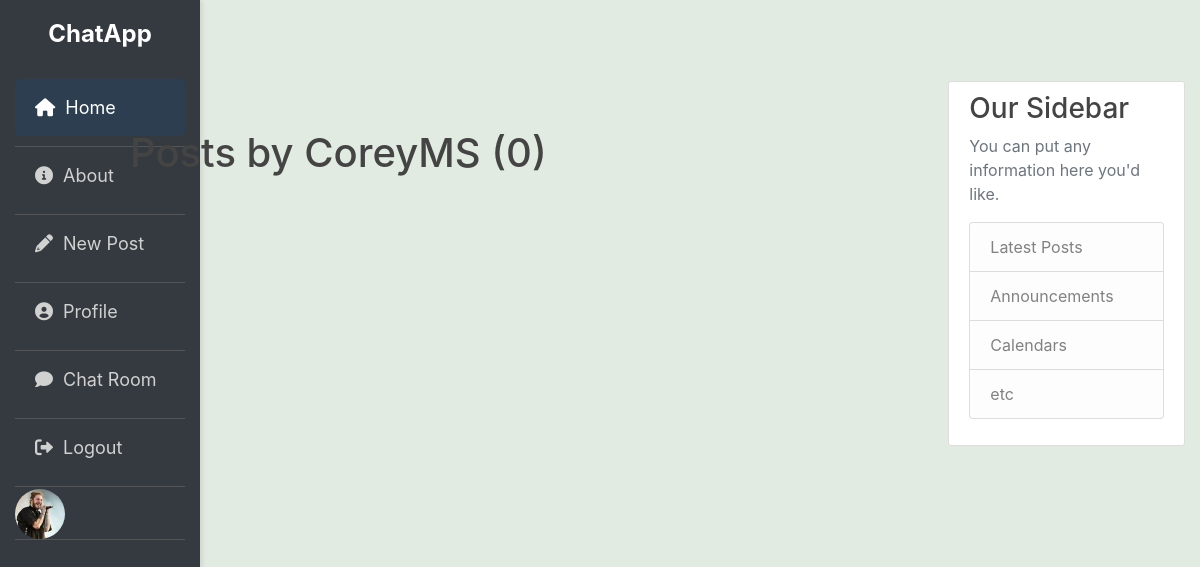
/user/CoreyMS (signed in), run on the app's committed database.
### flaskblog/models.py (models this page shows, shortened)
class User(db.Model, UserMixin):
    id = db.Column(db.Integer, primary_key=True)
    username = db.Column(db.String(20), unique=True, nullable=False)
    email = db.Column(db.String(120), unique=True, nullable=False)
    image_file = db.Column(db.String(20), nullable=False, default='default.jpg')
    password = db.Column(db.String(60), nullable=False)
    posts = db.relationship('Post', backref='author', lazy=True)
    chats = db.relationship('Chat', backref='author', lazy=True)

### flaskblog/users/routes.py (the view)
@users.route("/user/<string:username>")
def user_posts(username):
    page = request.args.get('page', 1, type=int)
    user = User.query.filter_by(username=username).first_or_404()
    posts = Post.query.filter_by(author=user)\
        .order_by(Post.date_posted.desc())\
        .paginate(page=page, per_page=5)
    return render_template('user_posts.html', posts=posts, user=user)

### flaskblog/models.py (called while the page is built)
@login_manager.user_loader
def load_user(user_id):
    return User.query.get(int(user_id))

### flaskblog/templates/user_posts.html (shortened to what this page needs)
{% extends "layout.html" %}
{% block content %}
    <div class="container mt-5">
        <h1 class="mb-4">Posts by {{ user.username }} ({{ posts.total }})</h1>
    </div>
{% endblock content %}

### flaskblog/templates/layout.html (shortened to what this page needs)
<!DOCTYPE html>
<html>
<head>
    <link rel="stylesheet" href="https://cdnjs.cloudflare.com/ajax/libs/font-awesome/6.0.0-beta3/css/all.min.css">
    <link rel="stylesheet" href="https://maxcdn.bootstrapcdn.com/bootstrap/4.0.0/css/bootstrap.min.css">
    <link rel="stylesheet" type="text/css" href="{{ url_for('static', filename='main.css') }}">
</head>
<body>
  <header class="site-header">
    <div class="container-fluid">
      <div class="row">
        <nav class="col-md-2 d-none d-md-block bg-dark sidebar">
          <div class="sidebar-header">
            <h3 class="brand text-white">ChatApp</h3>
          </div>
          <ul class="nav flex-column">
            <li class="nav-item">
              <a class="nav-link active" href="{{ url_for('main.home') }}">
                <i class="fas fa-home"></i> Home
              </a>
            </li>
            <li class="nav-item">
              <a class="nav-link" href="{{ url_for('main.about') }}">
                <i class="fas fa-info-circle"></i> About
              </a>
            </li>
            {% if current_user.is_authenticated %}
              <li class="nav-item">
                <a class="nav-link" href="{{ url_for('posts.new_post') }}">
                  <i class="fas fa-pencil-alt"></i> New Post
                </a>
              </li>
              <li class="nav-item">
                <a class="nav-link" href="{{ url_for('users.account') }}">
                  <i class="fas fa-user-circle"></i> Profile
                </a>
              </li>
              <li class="nav-item">
                <a class="nav-link" href="{{ url_for('chats.chat_room') }}">
                  <i class="fas fa-comment"></i> Chat Room
                </a>
              </li>
              <li class="nav-item">
                <a class="nav-link" href="{{ url_for('users.logout') }}">
                  <i class="fas fa-sign-out-alt"></i> Logout
                </a>
              </li>
              <li class="nav-item">
                <img class="rounded-circle account-img" src="{{ url_for('static', filename='profile_pics/' + current_user.image_file) }}" alt="{{ current_user.username }}">
              </li>
            {% endif %}
          </ul>
        </nav>
        <main role="main" class="col-12 col-md-10 offset-md-2">
        </main>
      </div>
    </div>
  </header>
    <main role="main" class="container">
      <div class="row">
        <div class="col-md-8">
          {% block content %}{% endblock %}
        </div>
        <div class="col-md-4">
          <div class="content-section">
            <h3>Our Sidebar</h3>
            <p class='text-muted'>You can put any information here you'd like.
              <ul class="list-group">
                <li class="list-group-item list-group-item-light">Latest Posts</li>
                <li class="list-group-item list-group-item-light">Announcements</li>
                <li class="list-group-item list-group-item-light">Calendars</li>
                <li class="list-group-item list-group-item-light">etc</li>
              </ul>
            </p>
          </div>
        </div>
      </div>
    </main>
</body>
</html>

### flaskblog/static/main.css (style rules this page uses)
body { background: #e2ebe1; color: #333333; margin-top: 5rem; margin-left: 100px; }
h1, h2, h3, h4, h5, h6 { color: #444444; }
.content-section { background: #ffffff; padding: 10px 20px; margin-left: 100px; border: 1px solid #dddddd; border-radius: 3px; margin-bottom: 20px; }
.account-img { height: 50px; width: 200px; margin-right: 100px; margin-top: 2px; transition: transform 0.3s ease, box-shadow 0.3s ease; }
.account-img { width: 50px; height: 50px; margin-right: 15px; object-fit: cover; }
.sidebar { height: 100vh; position: fixed; top: 0; left: 0; width: 220px; background-color: #343a40; padding-top: 20px; box-shadow: 2px 0px 5px rgba(0, 0, 0, 0.1); }
.sidebar .sidebar-header { text-align: center; color: #fff; margin-bottom: 30px; }
.sidebar .sidebar-header .brand { font-size: 24px; font-weight: bold; color: #4e73df; }
.nav-link { color: #d1d1d1; font-size: 18px; padding: 15px 20px; border-radius: 5px; margin-bottom: 10px; display: flex; align-items: center; }
.nav-link.active { background-color: #2c3e50; color: white; }
.nav-link i { margin-right: 10px; }
.sidebar .nav-item { border-bottom: 1px solid #555; }

### data on the page
User: image_file (picture)
User: username "CoreyMS"

### other printed values
{{ posts.total }} "0"
